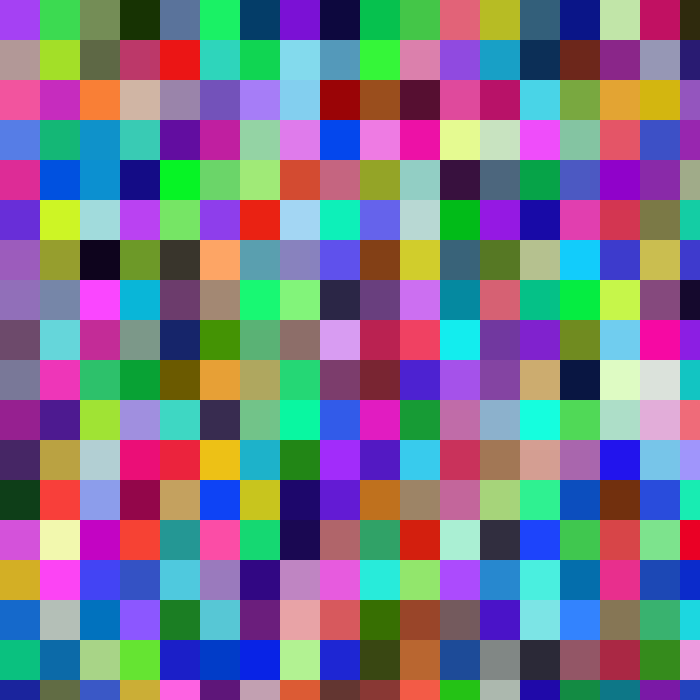
Frame 1 (no input)
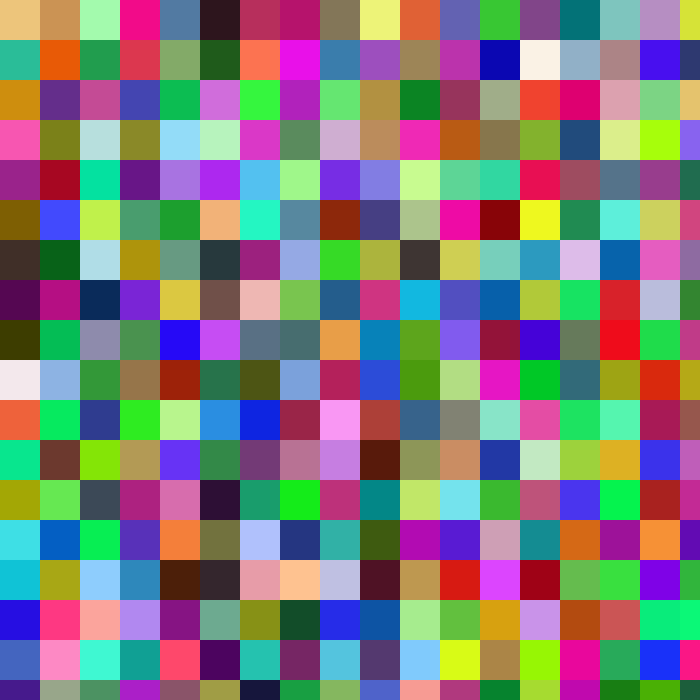
Frame 60 (the mouse pressed at the canvas centre just before this capture)
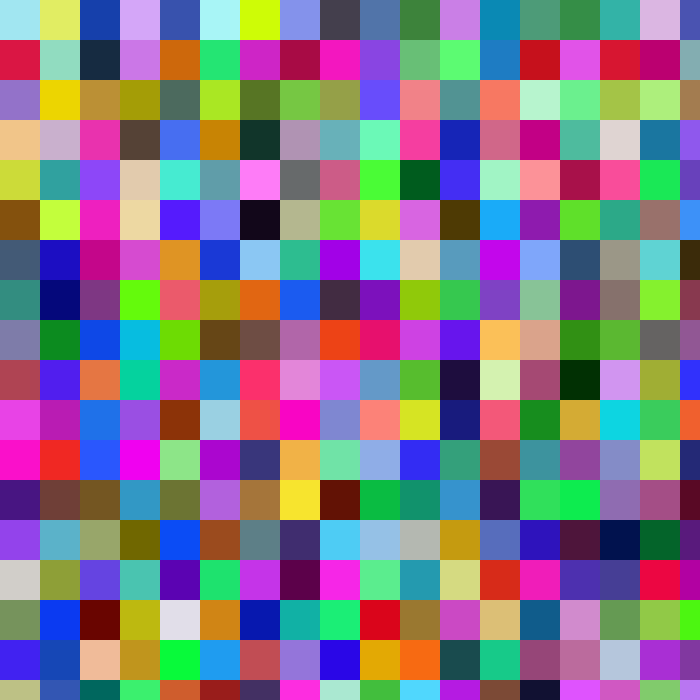
Frame 120 (the mouse held since frame 60 and released just before this capture)

The Processing sketch that drew these frames (run headless with seeded random() and noise(); from frame 60 on, the mouse is pressed at the canvas centre):

// Processing sketch: processing_156883
// ── processing_156883.pde

void setup()
{
size (700,700);
}
void draw() {
for (int y=0; y < height; y +=0){
for ( int x=0; x < width; x += 0){
fill( int(random(255)), int(random(255)), int(random(255)));
noStroke();
rect(x, y, 40, 40);
x+=40;}
y+=40;

}
}
